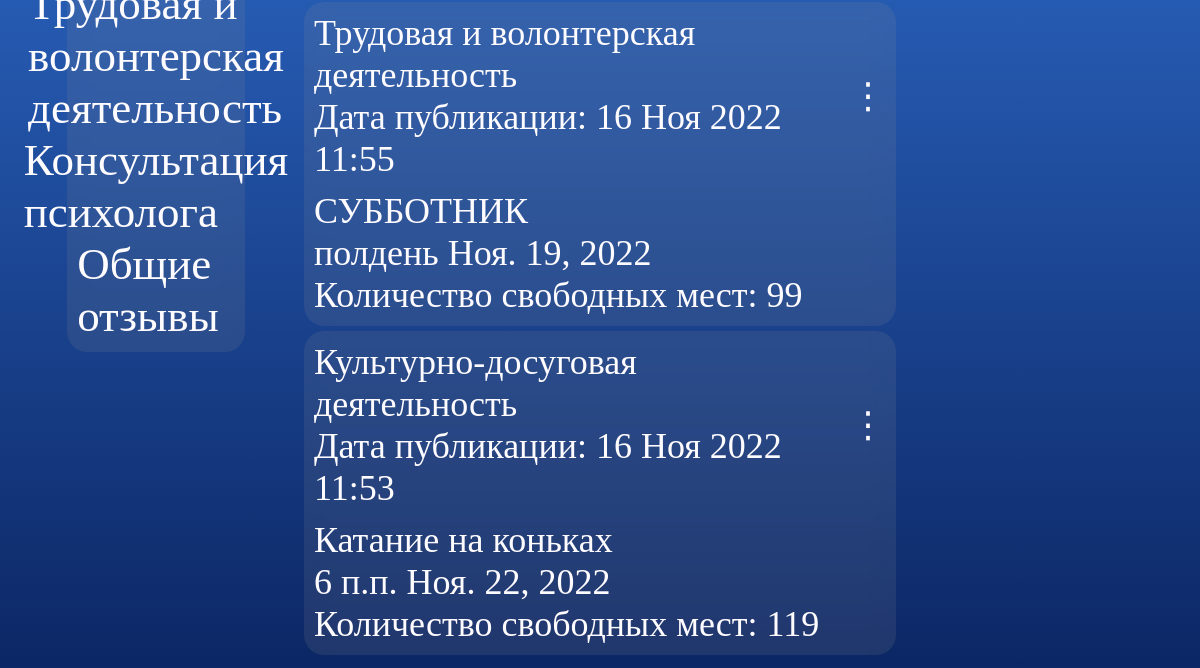
Before: / (lower part) with the older database file.
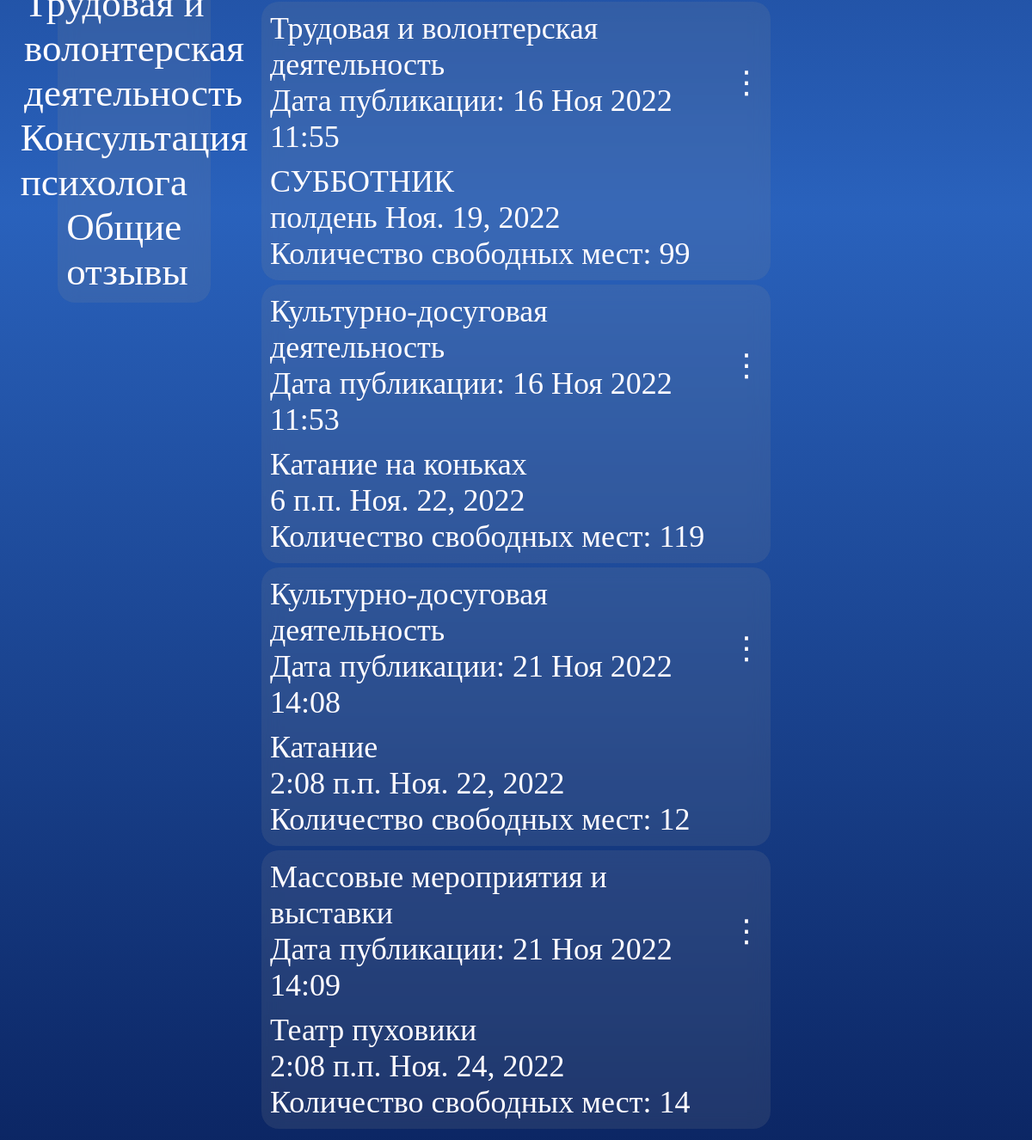
After: the same page with the newer database file.
### news/models.py (models this page shows, shortened)
class Post(models.Model):
    tag = (
        ('cult','Культурно-досуговая деятельность'),
        ('sport','Спортивная деятельность'),
        ('mass','Массовые мероприятия и выставки'),
        ('trud','Трудовая и волонтерская деятельность'),
        )
    name = models.CharField(null=True, blank=False,max_length=100)
    content = models.TextField(null=True, blank=False)
    image = models.ImageField(upload_to='image/%Y/%m/%d/', blank=True, null=True)
    file = models.FileField(upload_to='files/%Y/%m/%d/', blank=True, null=True)
    video = models.FileField(upload_to='video/%Y/%m/%d/', blank=True, null=True)
    audio = models.FileField(upload_to='audio/%Y/%m/%d/', blank=True, null=True)
    author = models.ForeignKey(AdvUser, on_delete=models.CASCADE, null=True)
    pubdate = models.DateTimeField(auto_now_add=True, db_index=True, verbose_name='Publication date')
    eventtime = models.TimeField(db_index=True,null=True,blank=False)
    eventdate = models.DateField(db_index=True,null=True,blank=False)
    stoim = models.CharField(null = True, blank = False, max_length=10)
    mesta = models.IntegerField(null = True, blank = False,default=2,validators=[MinValueValidator(0)])
    tags = models.CharField( blank = False,choices=tag, max_length=50)
    zapisi = models.ManyToManyField(AdvUser, related_name='Записаные',blank=True)
    class Meta:
        verbose_name_plural = 'События'
        verbose_name = 'Событие'
        ordering = ['eventdate']

### news/views.py (the view)
# urls.py: path('', index, name='index'),
def index(request):
	nach = date.today() - timedelta(days=3)
	con = date.today() + timedelta(days=3)
	nach = nach.strftime('%Y-%m-%d')
	con = con.strftime('%Y-%m-%d')
	print(nach)
	posts = Post.objects.filter(eventdate__range=(nach,con))
	if request.method == 'POST':
		form = Index(request.POST)
		if form.is_valid():
			nach = form.cleaned_data['Начало']
			con = form.cleaned_data['Конец']
			posts = Post.objects.filter(eventdate__range=(nach,con))
	else:
		form = Index()
	return render(request, 'news/index.html', {'form': form,'posts': posts})

### news/templates/news/index.html (shortened to what this page needs)
{% extends "layout/basic.html" %}
{% block content %}
{% if posts %}
{% for post in posts %}
	<div class="post">
		<div class="post-author">
			<div class="post-author-a">
			    <div>
			    	{% if post.tags == 'cult' %}
					<a href="{% url 'news:cult' %}" class="link">{{ post.get_tags_display}}</a><br>
					{% elif post.tags == 'sport' %}
					<a href="{% url 'news:sport' %}" class="link">{{ post.get_tags_display}}</a><br>
					{% elif post.tags == 'mass' %}
					<a href="{% url 'news:mass' %}" class="link">{{ post.get_tags_display}}</a><br>
					{% elif post.tags == 'trud' %}
					<a href="{% url 'news:trud' %}" class="link">{{ post.get_tags_display}}</a><br>
					{% endif %}
					Дата публикации: {{ post.pubdate|date:"d M Y H:i" }}
				</div>
			</div>
			<div class="post-author-b">
				<a href="{% url 'news:detail' pk=post.pk %}" class="link">⋮</a>
			</div>
		</div>
		<div class="post-content">
			{{ post.name}}<br>  {{ post.eventtime }} {{ post.eventdate }}<br>
			Количество свободных мест: {{ post.mesta }}<br>
		</div>
	</div>
{% endfor %}
{% endif %}
{% endblock %}

Changed rows visible on the page:
added Post: tags "Культурно-досуговая деятельность", pubdate "21 Ноя 2022 14:08", name "Катание", eventtime "2:08 п.п.", eventdate "Ноя. 22, 2022", mesta "12"
added Post: tags "Массовые мероприятия и выставки", pubdate "21 Ноя 2022 14:09", name "Театр пуховики", eventtime "2:08 п.п.", eventdate "Ноя. 24, 2022", mesta "14"
